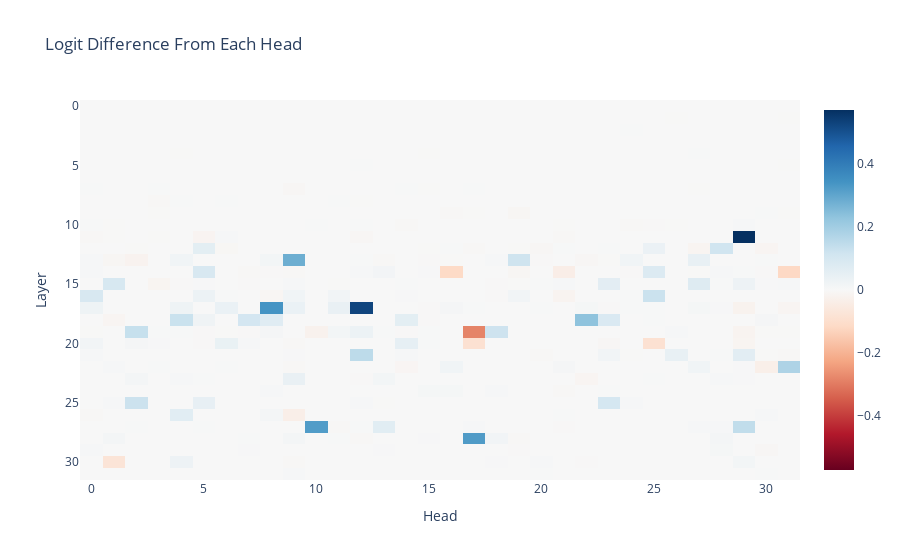

This figure's notebook cell:
### Markdown cell above
Heads L8H9, L8H5, and L7H4 contribute the most in the direction of the logit difference.

If this model is similar to Pythia 160M without dropout, these are likely to be name movers and potentially S-inhibition heads.

### Code cell
per_head_residual, labels = clean_cache.stack_head_results(layer=-1, pos_slice=-1, return_labels=True)
per_head_logit_diffs = residual_stack_to_logit_diff(per_head_residual, clean_cache)
per_head_logit_diffs = einops.rearrange(per_head_logit_diffs, "(layer head_index) -> layer head_index", layer=model.cfg.n_layers, head_index=model.cfg.n_heads)
imshow(per_head_logit_diffs, xaxis="Head", yaxis="Layer", title="Logit Difference From Each Head")

### Figure 1 — Plotly figure (JSON) as saved in the notebook; plotly's stock layout.template omitted (floating-point values rounded to 4 significant figures; data arrays with more than 128 entries replaced by an {"elided": "..."} marker saying what was removed)
{"data": [{"coloraxis": "coloraxis", "hovertemplate": "x: %{x}<br>y: %{y}<br>color: %{z}<extra></extra>", "name": "0", "type": "heatmap", "xaxis": "x", "yaxis": "y", "z": {"elided": "32x32 float values"}}], "layout": {"coloraxis": {"cmid": 0, "colorscale": [[0, "rgb(103,0,31)"], [0.1, "rgb(178,24,43)"], [0.2, "rgb(214,96,77)"], [0.3, "rgb(244,165,130)"], [0.4, "rgb(253,219,199)"], [0.5, "rgb(247,247,247)"], [0.6, "rgb(209,229,240)"], [0.7, "rgb(146,197,222)"], [0.8, "rgb(67,147,195)"], [0.9, "rgb(33,102,172)"], [1, "rgb(5,48,97)"]]}, "title": {"text": "Logit Difference From Each Head"}, "xaxis": {"anchor": "y", "domain": [0, 1], "title": {"text": "Head"}}, "yaxis": {"anchor": "x", "autorange": "reversed", "domain": [0, 1], "title": {"text": "Layer"}}}}
